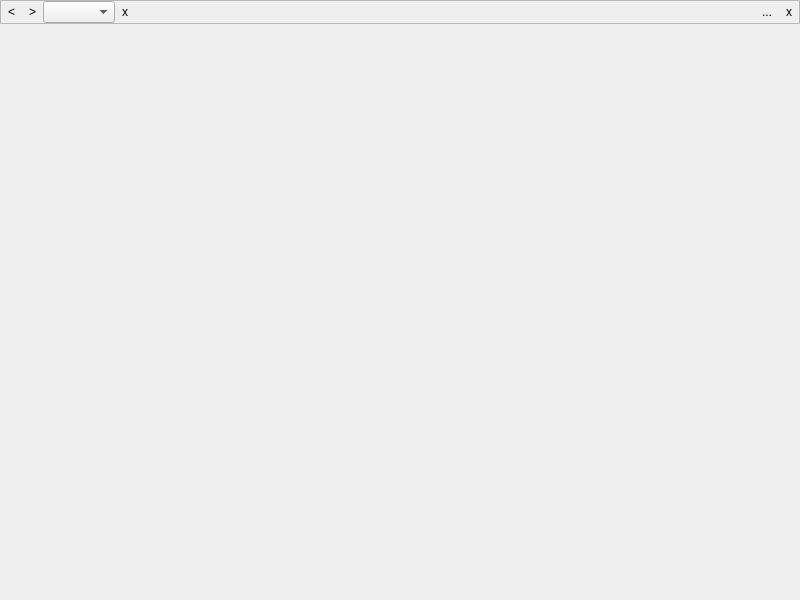
<?xml version="1.0" encoding="UTF-8"?>
<ui version="4.0">
 <class>PLMBaseSubWindow</class>
 <widget class="QMainWindow" name="PLMBaseSubWindow">
  <property name="geometry">
   <rect>
    <x>0</x>
    <y>0</y>
    <width>800</width>
    <height>600</height>
   </rect>
  </property>
  <property name="windowTitle">
   <string>MainWindow</string>
  </property>
  <widget class="QWidget" name="baseWidget">
   <layout class="QVBoxLayout" name="verticalLayout" stretch="0,0">
    <property name="spacing">
     <number>0</number>
    </property>
    <property name="leftMargin">
     <number>0</number>
    </property>
    <property name="topMargin">
     <number>0</number>
    </property>
    <property name="rightMargin">
     <number>0</number>
    </property>
    <property name="bottomMargin">
     <number>0</number>
    </property>
    <item>
     <widget class="QFrame" name="frame">
      <property name="frameShape">
       <enum>QFrame::StyledPanel</enum>
      </property>
      <property name="frameShadow">
       <enum>QFrame::Raised</enum>
      </property>
      <layout class="QHBoxLayout" name="horizontalLayout">
       <property name="spacing">
        <number>0</number>
       </property>
       <property name="leftMargin">
        <number>0</number>
       </property>
       <property name="topMargin">
        <number>0</number>
       </property>
       <property name="rightMargin">
        <number>0</number>
       </property>
       <property name="bottomMargin">
        <number>0</number>
       </property>
       <item>
        <widget class="QToolButton" name="previousButton">
         <property name="text">
          <string>&lt;</string>
         </property>
         <property name="autoRaise">
          <bool>true</bool>
         </property>
        </widget>
       </item>
       <item>
        <widget class="QToolButton" name="nextButton">
         <property name="text">
          <string>&gt;</string>
         </property>
         <property name="autoRaise">
          <bool>true</bool>
         </property>
        </widget>
       </item>
       <item>
        <widget class="QComboBox" name="documentComboBox"/>
       </item>
       <item>
        <widget class="QToolButton" name="closeDocumentButton">
         <property name="text">
          <string>x</string>
         </property>
         <property name="autoRaise">
          <bool>true</bool>
         </property>
        </widget>
       </item>
       <item>
        <spacer name="horizontalSpacer">
         <property name="orientation">
          <enum>Qt::Horizontal</enum>
         </property>
         <property name="sizeHint" stdset="0">
          <size>
           <width>40</width>
           <height>20</height>
          </size>
         </property>
        </spacer>
       </item>
       <item>
        <widget class="QToolButton" name="splitButton">
         <property name="text">
          <string>...</string>
         </property>
         <property name="popupMode">
          <enum>QToolButton::InstantPopup</enum>
         </property>
         <property name="autoRaise">
          <bool>true</bool>
         </property>
         <property name="arrowType">
          <enum>Qt::NoArrow</enum>
         </property>
        </widget>
       </item>
       <item>
        <widget class="QToolButton" name="closeWindowButton">
         <property name="text">
          <string>x</string>
         </property>
         <property name="autoRaise">
          <bool>true</bool>
         </property>
        </widget>
       </item>
      </layout>
     </widget>
    </item>
    <item>
     <widget class="QStackedWidget" name="stackedWidget"/>
    </item>
   </layout>
  </widget>
  <action name="actionSplitHorizontally">
   <property name="text">
    <string>Split Horizontally</string>
   </property>
   <property name="toolTip">
    <string>Split Horizontally</string>
   </property>
  </action>
  <action name="actionSplitVertically">
   <property name="text">
    <string>Split Vertically</string>
   </property>
   <property name="toolTip">
    <string>Split Vertically</string>
   </property>
  </action>
  <action name="actionClose">
   <property name="text">
    <string>Close</string>
   </property>
   <property name="toolTip">
    <string>Close</string>
   </property>
  </action>
 </widget>
 <resources/>
 <connections/>
</ui>
